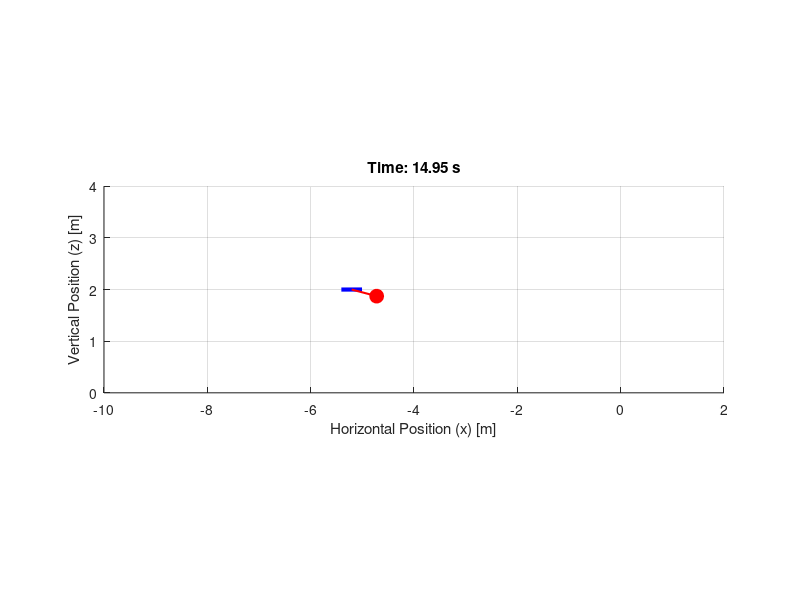

This figure's MATLAB source:
function animate_simulation
    % Loads data from 'simulation_results.mat' and creates an animation
    % of the drone and pendulum.

    close all; % Close existing figures
    
    % --- 1. Load Data ---
    try
        data = load('simulation_results.mat');
    catch
        disp('Could not find simulation_results.mat.');
        disp('Please run run_simulation.m first.');
        return;
    end

    % Unpack data
    t       = data.time_hist;
    s       = data.state_hist;
    params  = data.params;
    
    x       = s(1, :);
    z       = s(3, :);
    theta   = s(5, :);
    beta    = s(7, :);
    l       = params.l;
    d       = params.d; % Drone motor distance
    
    % --- 2. Animation Setup ---
    
    % Downsample for faster animation. Plot every 25th frame.
    frame_skip = 25;
    t       = t(1:frame_skip:end);
    x       = x(1:frame_skip:end);
    z       = z(1:frame_skip:end);
    theta   = theta(1:frame_skip:end);
    beta    = beta(1:frame_skip:end);

    % Create figure window
    figure('Name', 'Drone Pendulum Animation', 'NumberTitle', 'off');
    ax = gca;
    hold(ax, 'on');
    axis(ax, 'equal');
    grid(ax, 'on');
    
    % Set stable axis limits. Adjust these if your drone moves a lot.
    axis(ax, [-10, 2, 0, 4]);
    xlabel(ax, 'Horizontal Position (x) [m]');
    ylabel(ax, 'Vertical Position (z) [m]');
    
    % Initialize plot handles
    drone_body_line = plot(ax, NaN, NaN, 'b-', 'LineWidth', 3);
    pendulum_line   = plot(ax, NaN, NaN, 'r-', 'LineWidth', 1.5);
    pendulum_bob    = plot(ax, NaN, NaN, 'ro', 'MarkerFaceColor', 'r', 'MarkerSize', 10);
    title_handle    = title(ax, 'Time: 0.00 s');

    % --- 3. Animation Loop ---
    for i = 1:length(t)
        
        % Get current state
        xi = x(i);
        zi = z(i);
        theta_i = theta(i);
        beta_i = beta(i);
        
        % --- Calculate Positions ---
        
        % Drone body (line from back motor to front motor)
        front_motor_x = xi + d * cos(theta_i);
        front_motor_z = zi + d * sin(theta_i);
        back_motor_x  = xi - d * cos(theta_i);
        back_motor_z  = zi - d * sin(theta_i);
        
        % Pendulum bob
        bob_x = xi + l * sin(theta_i + beta_i);
        bob_z = zi - l * cos(theta_i + beta_i);
        
        % --- Update Plots ---
        
        % Update drone body
        set(drone_body_line, 'XData', [back_motor_x, front_motor_x], ...
                             'YData', [back_motor_z, front_motor_z]);
        
        % Update pendulum line (from pivot to bob)
        set(pendulum_line, 'XData', [xi, bob_x], ...
                           'YData', [zi, bob_z]);
        
        % Update pendulum bob
        set(pendulum_bob, 'XData', bob_x, 'YData', bob_z);
        
        % Update title with current time
        set(title_handle, 'String', sprintf('Time: %.2f s', t(i)));
        
        % Pause to control animation speed
        pause(0.05); % Increased pause to slow down animation
        
    end
    
    disp('Animation finished.');

end
